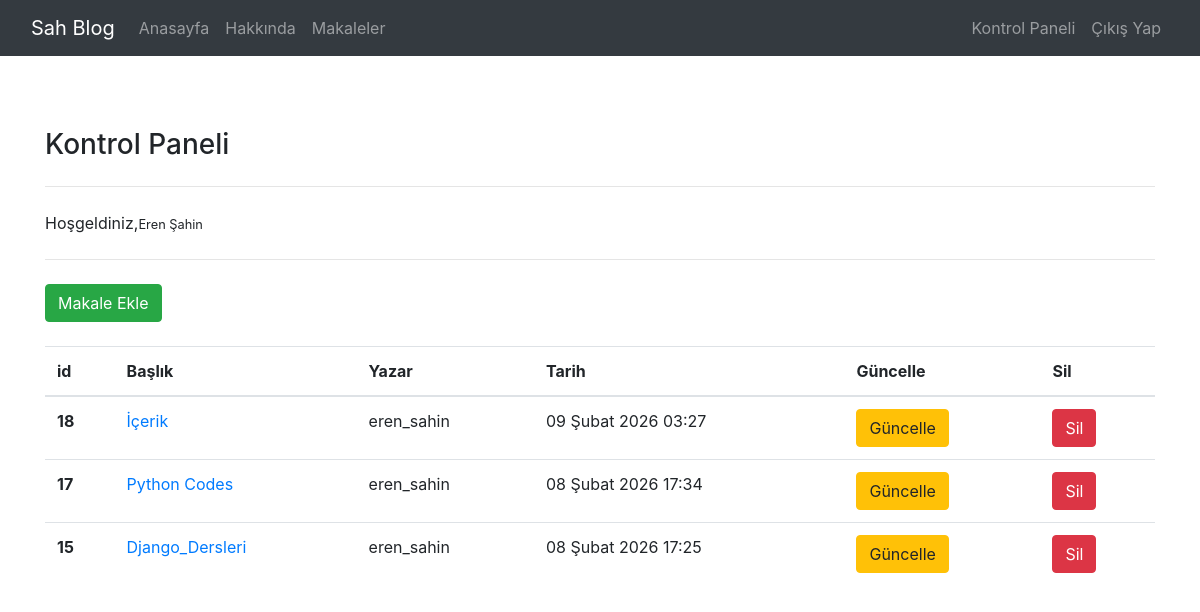
Page /article/dashboard/ (signed in) on the committed database.
### article/models.py (models this page shows, shortened)
class Article(models.Model):
    author = models.ForeignKey("auth.User",on_delete=models.CASCADE, verbose_name="Yazar")
    title = models.CharField(max_length=50, verbose_name="Başlık")
    content = RichTextField()
    created_date = models.DateTimeField(auto_now_add=True, verbose_name="Oluşturulma Tarihi")
    article_image = models.FileField(blank=True,null=True,verbose_name="Dosya Ekle")
    class Meta:
        ordering = ['-created_date']

### article/views.py (the view)
# urls.py: path("dashboard/", views.dashboard, name="dashboard"),
@login_required(login_url="user:login")
def dashboard(request):
    articles = Article.objects.filter(author = request.user)
    context = {
        "articles" : articles
    }
    return render(request,"dashboard.html",context)

### templates/dashboard.html
{% extends "base.html" %}
{% block body %}
<h3>Kontrol Paneli</h3>
<hr class="my-4">
<p>
    Hoşgeldiniz,<small>{{request.user.get_full_name}}</small>
    <hr class="my-4">
</p>
<a href="/article/addarticle" class="btn btn-success">Makale Ekle</a>
<br><br>
{% if articles %}
<table class="table">
  <thead>
    <tr>
      <th scope="col">id</th>
      <th scope="col">Başlık</th>
      <th scope="col">Yazar</th>
      <th scope="col">Tarih</th>
      <th scope="col">Güncelle</th>
      <th scope="col">Sil</th>
    </tr>
  </thead>
  <tbody>
    {% for article in articles %}
     <tr>
      <th scope="row">{{article.id}}</th>
      <td><a href="/article/{{article.id}}">{{article.title}}</a> </td>
      <td>{{article.author.username}}</td>
      <td>{{article.created_date}}</td>
      <td><a href="/article/update/{{article.id}}" class="btn btn-warning">Güncelle</a></td>
      <td><a href="/article/delete/{{article.id}}" class="btn btn-danger">Sil</a></td>
    </tr>
    {% endfor %}
  </tbody>
</table>
{% else %}
<div class="alert alert-danger">Herhangi Bir Makaleniz yoktur.</div>
{% endif %}
{% endblock %}

### rows in the picture
Article: id "18", title "İçerik", author.username "eren_sahin", created_date "09 Şubat 2026 03:27"
Article: id "17", title "Python Codes", author.username "eren_sahin", created_date "08 Şubat 2026 17:34"
Article: id "15", title "Django_Dersleri", author.username "eren_sahin", created_date "08 Şubat 2026 17:25"

### other values in the picture
{{ request.user.get_full_name }} "Eren Şahin"
